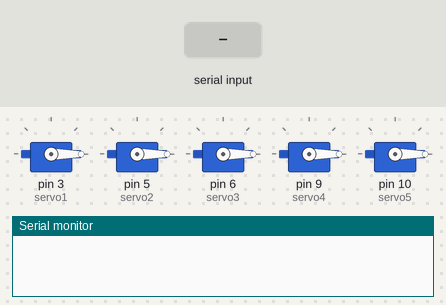
This sketch was run on a simulated Arduino Uno, built with avr-gcc and run on an emulated ATmega328P. Shown: 5 × servo, the last lines printed to the serial monitor. The test bench sets the inputs (shaded band).

Above: at 2.2 s.
2.3 s: "1" received over Serial
At 4.41 s:
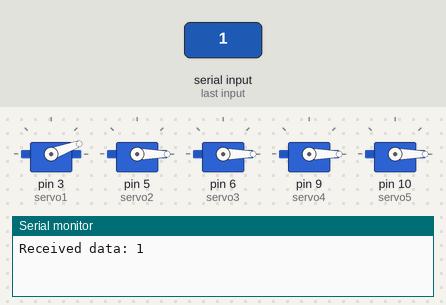
At 14.0 s:
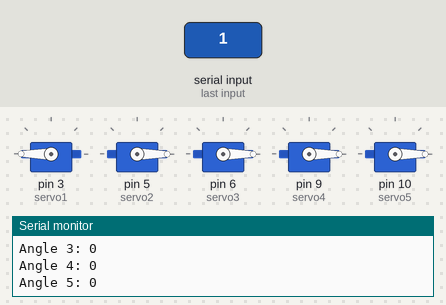
14.3 s: "2" received over Serial
At 16.41 s:
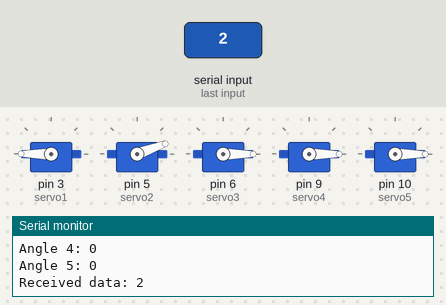
Timing chart, 0 to 25.6 s (numbered marks = the images above; inputs shaded):
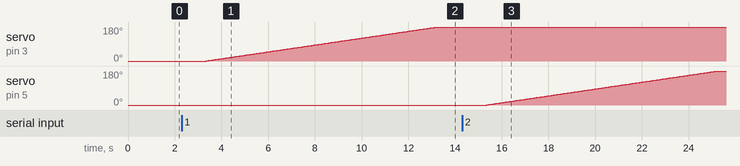

Measured:
- after the input at 2.3 s, servo on pin 3 (servo1): moves from 0° to 180° over 9.9 s, starting after 1.1 s
- after the input at 14.3 s, servo on pin 5 (servo2): moves from 0° to 180° over 9.9 s, starting after 1.1 s

The sketch:

level1_v1.ino
```cpp
//#include <bluefruit.h>
#include <Servo.h>
#include <math.h>
//#include <KeyboardController.h>

Servo servo1;
Servo servo2;
Servo servo3;
Servo servo4;
Servo servo5;
bool rotate1 = false;
bool rotate2 = false;
bool rotate3 = false;
bool rotate4 = false;
bool rotate5 = false;
int servoAngle1 = 0;
int servoAngle2 = 0;
int servoAngle3 = 0;
int servoAngle4 = 0;
int servoAngle5 = 0;
int targetAngle = 180;
int deltaT = 10000 / targetAngle;
String vals;

//USBHost usb;
//
//// Attach Keyboard controller to USB
//KeyboardController keyboard(usb);

void setup() {
  // put your setup code here, to run once:
  servo1.attach(3, 500, 2500);
  servo2.attach(5, 500, 2500);
  servo3.attach(6, 500, 2500);
  servo4.attach(9, 500, 2500);
  servo5.attach(10, 500, 2500);

  Serial.begin(115200);

  servo1.write(0);
  servo2.write(0);
  servo3.write(0);
  servo4.write(0);
  servo5.write(0);

  delay(1000);
}

void loop() {
  // put your main code here, to run repeatedly:
  //  test1();
  //  test2();
  //  test3();
  //  test4();
  //  test5();
  //  usb.Task();

  if (Serial.available() > 0) {
    vals = Serial.readString();
    Serial.print("Received data: ");
    Serial.println(vals);

    if (vals.indexOf('1')!=-1) {
      rotate1 = true;
    }
    if (vals.indexOf('2')!=-1) {
      rotate2 = true;
    }
    if (vals.indexOf('3')!=-1) {
      rotate3 = true;
    }
    if (vals.indexOf('4')!=-1) {
      rotate4 = true;
    }
    if (vals.indexOf('5')!=-1) {
      rotate5 = true;
    }
    //rotateMotor1();
    rotateMotors();
  }

}

void rotateMotors() {

    int angle1 = servoAngle1;
    int angle2 = servoAngle2;
    int angle3 = servoAngle3;
    int angle4 = servoAngle4;
    int angle5 = servoAngle5;

    for (int step = 0; step <= targetAngle; step++)
    {
    if (rotate1==true) {
      if (servoAngle1==0) {
        angle1 = step;
        servo1.write(angle1);
      }
      else {
        angle1 = targetAngle-step;
        servo1.write(angle1);
        }
    }

    if (rotate2==true) {
      if (servoAngle2==0) {
        angle2 = step;
        servo2.write(angle2);
      }
      else {
        angle2 = targetAngle-step;
        servo2.write(angle2);
        }
    }

    if (rotate3==true) {
      if (servoAngle3==0) {
        angle3 = step;
        servo3.write(angle3);
      }
      else {
        angle3 = targetAngle-step;
        servo3.write(angle3);
        }
    }

    if (rotate4==true) {
      if (servoAngle4==0) {
        angle4 = step;
        servo4.write(angle4);
      }
      else {
        angle4 = targetAngle-step;
        servo4.write(angle4);
        }
    }
    if (rotate5==true) {
      if (servoAngle5==0) {
        angle5 = step;
        servo5.write(angle5);
      }
      else {
        angle5 = targetAngle-step;
        servo5.write(angle5);
        }
    }
    delay(deltaT);
    }

    servoAngle1 = angle1;
    servoAngle2 = angle2;
    servoAngle3 = angle3;
    servoAngle4 = angle4;
    servoAngle5 = angle5;
    Serial.print("Angle 1: ");
    Serial.println(servoAngle1);
    Serial.print("Angle 2: ");
    Serial.println(servoAngle2);
    Serial.print("Angle 3: ");
    Serial.println(servoAngle3);
    Serial.print("Angle 4: ");
    Serial.println(servoAngle4);
    Serial.print("Angle 5: ");
    Serial.println(servoAngle5);

    rotate1 = false;
    rotate2 = false;
    rotate3 = false;
    rotate4 = false;
    rotate5 = false;
}

void rotateMotor1() {
  if (rotate1 == true) {
    Serial.println("Entered rotate 1 function");
    if (servoAngle1==0) {
      for (int angle = 0; angle <= 180; angle++) {
        servo1.write(angle);
        delay(deltaT);
      servoAngle1 = angle;
      }
    } else if (servoAngle1==180) {
      for (int angle = 180; angle >= 0; angle--) {
        servo1.write(angle);
        delay(deltaT);
      servoAngle1 = angle;
      }
    }
    rotate1 = false;
  }
}
```
